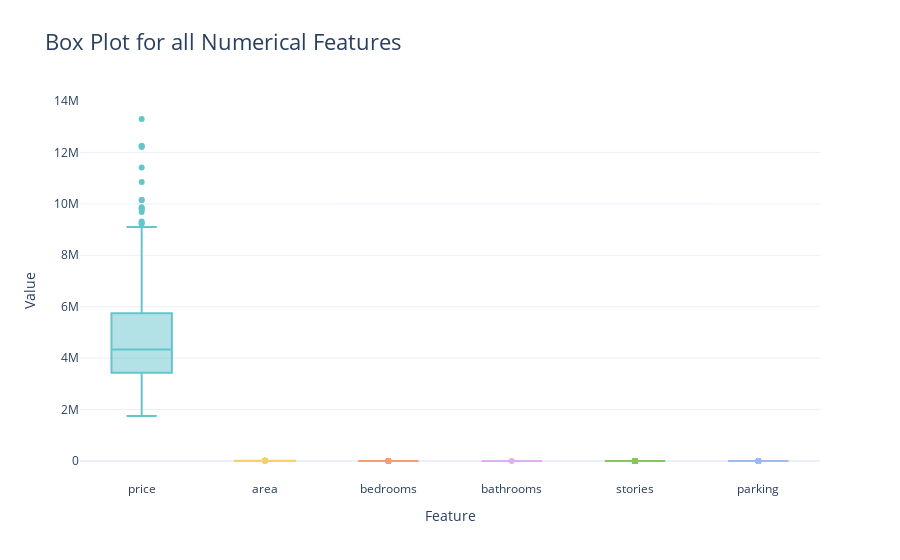

The notebook cell saved with this chart:
### Markdown cell above
# Box plot for numerical columns

### Code cell
numerical_cols = df.select_dtypes(include='number').columns

df_melted = df[numerical_cols].melt(var_name='Feature',value_name='Value')

fig = px.box(df_melted,x='Feature',y='Value',color='Feature',
            title="Box Plot for all Numerical Features",
            color_discrete_sequence=px.colors.qualitative.Pastel)

fig.update_layout(title_font_size=22,xaxis_title="Feature",yaxis_title='Value',template='plotly_white',showlegend=False)

fig.show()

### Figure 1 — Plotly figure (JSON) as saved in the notebook; plotly's stock layout.template omitted (floating-point values rounded to 4 significant figures; data arrays with more than 128 entries replaced by an {"elided": "..."} marker saying what was removed)
{"data": [{"alignmentgroup": "True", "hovertemplate": "Feature=%{x}<br>Value=%{y}<extra></extra>", "legendgroup": "price", "marker": {"color": "rgb(102, 197, 204)"}, "name": "price", "notched": false, "offsetgroup": "price", "orientation": "v", "showlegend": true, "type": "box", "x": {"elided": "545 str values"}, "x0": " ", "xaxis": "x", "y": {"elided": "545 int values"}, "y0": " ", "yaxis": "y"}, {"alignmentgroup": "True", "hovertemplate": "Feature=%{x}<br>Value=%{y}<extra></extra>", "legendgroup": "area", "marker": {"color": "rgb(246, 207, 113)"}, "name": "area", "notched": false, "offsetgroup": "area", "orientation": "v", "showlegend": true, "type": "box", "x": {"elided": "545 str values"}, "x0": " ", "xaxis": "x", "y": {"elided": "545 int values"}, "y0": " ", "yaxis": "y"}, {"alignmentgroup": "True", "hovertemplate": "Feature=%{x}<br>Value=%{y}<extra></extra>", "legendgroup": "bedrooms", "marker": {"color": "rgb(248, 156, 116)"}, "name": "bedrooms", "notched": false, "offsetgroup": "bedrooms", "orientation": "v", "showlegend": true, "type": "box", "x": {"elided": "545 str values"}, "x0": " ", "xaxis": "x", "y": {"elided": "545 int values"}, "y0": " ", "yaxis": "y"}, {"alignmentgroup": "True", "hovertemplate": "Feature=%{x}<br>Value=%{y}<extra></extra>", "legendgroup": "bathrooms", "marker": {"color": "rgb(220, 176, 242)"}, "name": "bathrooms", "notched": false, "offsetgroup": "bathrooms", "orientation": "v", "showlegend": true, "type": "box", "x": {"elided": "545 str values"}, "x0": " ", "xaxis": "x", "y": {"elided": "545 int values"}, "y0": " ", "yaxis": "y"}, {"alignmentgroup": "True", "hovertemplate": "Feature=%{x}<br>Value=%{y}<extra></extra>", "legendgroup": "stories", "marker": {"color": "rgb(135, 197, 95)"}, "name": "stories", "notched": false, "offsetgroup": "stories", "orientation": "v", "showlegend": true, "type": "box", "x": {"elided": "545 str values"}, "x0": " ", "xaxis": "x", "y": {"elided": "545 int values"}, "y0": " ", "yaxis": "y"}, {"alignmentgroup": "True", "hovertemplate": "Feature=%{x}<br>Value=%{y}<extra></extra>", "legendgroup": "parking", "marker": {"color": "rgb(158, 185, 243)"}, "name": "parking", "notched": false, "offsetgroup": "parking", "orientation": "v", "showlegend": true, "type": "box", "x": {"elided": "545 str values"}, "x0": " ", "xaxis": "x", "y": {"elided": "545 int values"}, "y0": " ", "yaxis": "y"}], "layout": {"boxmode": "overlay", "legend": {"title": {"text": "Feature"}, "tracegroupgap": 0}, "showlegend": false, "title": {"font": {"size": 22}, "text": "Box Plot for all Numerical Features"}, "xaxis": {"anchor": "y", "categoryarray": ["price", "area", "bedrooms", "bathrooms", "stories", "parking"], "categoryorder": "array", "domain": [0, 1], "title": {"text": "Feature"}}, "yaxis": {"anchor": "x", "domain": [0, 1], "title": {"text": "Value"}}}}
